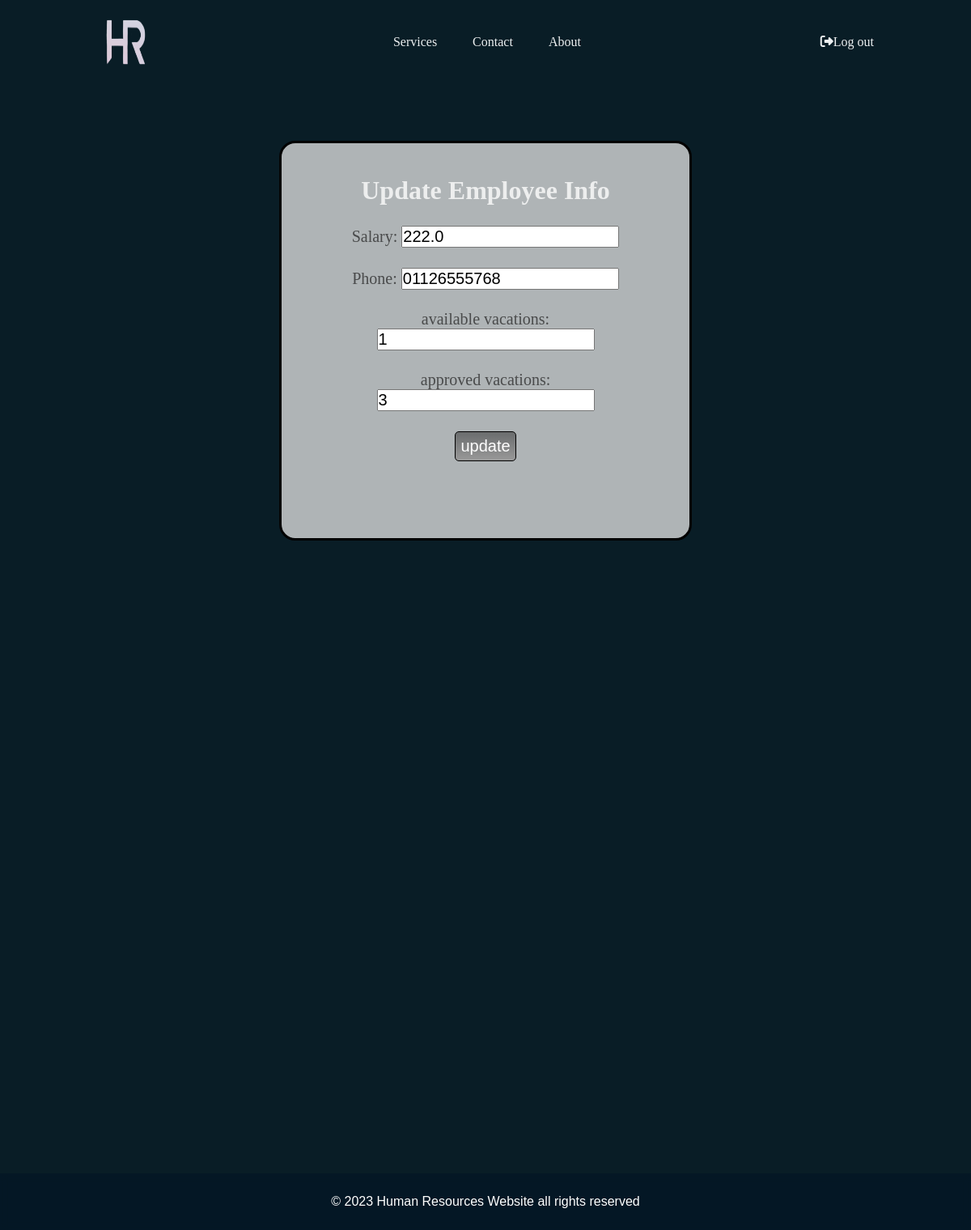
The app's page /updating/11/edit (signed in) with its own data.
### HR/models.py (models this page shows, shortened)
class Employee(models.Model)  :
    email       =models.EmailField(verbose_name="email", max_length=50,unique=True)
    accId       =models.IntegerField(default=0,unique=True)
    Name    =models.CharField(max_length=20)
    address    =models.CharField(max_length=500,null=True)
    GENDER_CHOICES = (
        ('M', 'Male'),
        ('F', 'Female')
    )
    gender = models.CharField(max_length=1,null=True,choices=GENDER_CHOICES)
    salary      =models.FloatField(default=0,verbose_name="Salary")
    phone       =models.CharField(max_length=11, verbose_name="Phone_Number",null=True)
    Birth_date         =models.DateField(null=True)
    availableVac=models.IntegerField(default=0)
    approvedVac =models.IntegerField(default=0)

### HR/views.py (the view, shortened to what this page needs)
# urls.py: path("updating/<int:pk>/edit", employee_update.as_view(), name="updating"),
class employee_update(UpdateView):
    template_name = "update.html"
    model = Employee
    fields = ["salary", "phone", "availableVac", "approvedVac"]

### templates/update.html (shortened to what this page needs)
<!DOCTYPE html>
{%extends "base.html"%}
{% load static %}
{% block content %}
	<head>
		<link rel="stylesheet" href="https://cdnjs.cloudflare.com/ajax/libs/font-awesome/4.7.0/css/font-awesome.min.css">
		<link rel="stylesheet" href="https://cdnjs.cloudflare.com/ajax/libs/font-awesome/6.4.0/css/all.min.css"
 />
		<link rel="stylesheet" href="{% static 'css/navBarStyle.css' %}">
		<link rel="stylesheet" href="{% static 'css/Login_Create.css' %}">
		<link rel="stylesheet" href="{% static 'css/sideNavBar.css' %}">
	</head>
	<body>
		<form class="create-form" action="{% url 'updating' employee.pk %}" method = "post">
			<h1>Update Employee Info</h1>
			<div class="section">
				<label for="salary"> Salary: </label>
				<input type="text" id="salary" name="salary" value="{{ employee.salary }}">
			</div>
			<div class="section">
				<label for="phone"> Phone: </label>
				<input type="text" id="phone" name="phone" value="{{ employee.phone }}">
			</div>
			<div class="section">
				<label for="availableVac"> available vacations: </label>
				<input type="text" id="availableVac" name="availableVac" value="{{ employee.availableVac }}">
			</div>
			<div class="section">
				<label for="approvedVac"> approved vacations: </label>
				<input type="text" id="approvedVac" name="approvedVac" value="{{ employee.approvedVac }}">
			</div>
			<div class="section">
				<input class="submit" type="submit" value="update">
			</div>
		</form>
		<footer>
			&copy; 2023 Human Resources Website all rights reserved
		</footer>
</body>
{% endblock content %}

### static/css/navBarStyle.css (style rules this page uses)
* { margin:0; box-sizing: border-box; padding:0; }
body { background-color: #003049; background-image: url(background.png) no-repeat; height: 140vh; }

### static/css/sideNavBar.css (style rules this page uses)
* { margin: 0; padding: 0; list-style: none; text-decoration: none; box-sizing: border-box; }

### static/css/Login_Create.css (style rules this page uses)
body { background-color: #091d26; height: 190vh; scroll-behavior: smooth; }
.create-form { display: block; color: rgb(0, 0, 0); padding: 40px 40px; }
.create-form, .login-form, .forget-form { text-align: center; color: rgba(255, 255, 255, 0.767); border: solid rgb(0, 0, 0); border-radius: 20px; width: 510px; margin-right: auto; margin-left: auto; margin-top: 70px; background-position: center center; background-color: rgba(228, 228, 228, 0.76); overflow: hidden; }
.section { margin-top: 25px; margin-bottom: 25px; }
.section label { text-align: center; font-size: 20px; color: black; color: rgba(44, 44, 44, 0.776); }
.section input { font-size: 20px; }
.submit { margin-bottom: 30px; padding: 6px; border: 1px solid black ; border-radius: 5px; color:white ; }
.submit, .create-link { background: linear-gradient(#2e2e2e89, #999 ); font-size: 14px; }
footer { font-family: 'Franklin Gothic Medium', 'Arial Narrow', Arial, sans-serif; width: 100%; height: 70px; background-color: rgba(1, 19, 37, 0.5); color: white; position: fixed; bottom: 0; display: flex; text-align: center; justify-content: center; align-items: center; font-weight: 100; backdrop-filter: blur(5px); }

### records on screen
Employee: salary "222.0", phone "01126555768", availableVac "1", approvedVac "3"
